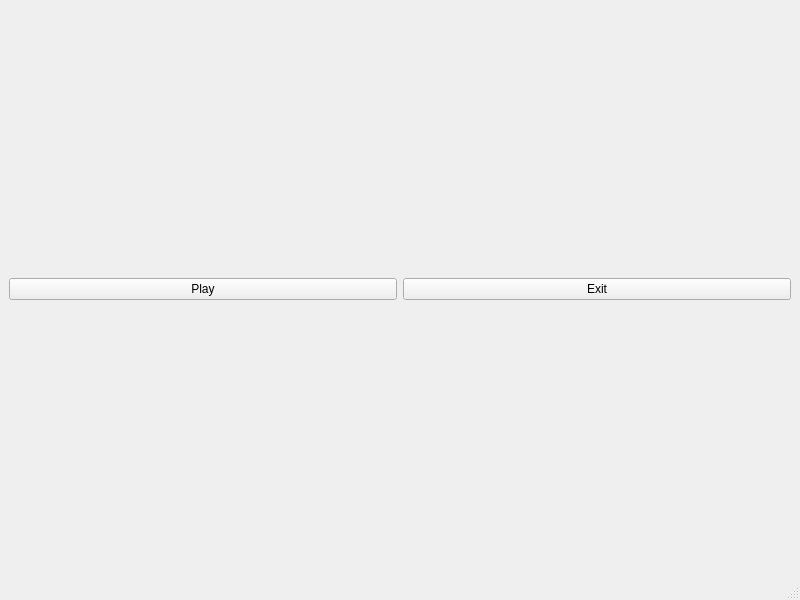
<?xml version="1.0" encoding="UTF-8"?>
<ui version="4.0">
 <class>Initial</class>
 <widget class="QMainWindow" name="Initial">
  <property name="geometry">
   <rect>
    <x>0</x>
    <y>0</y>
    <width>800</width>
    <height>600</height>
   </rect>
  </property>
  <property name="windowTitle">
   <string>MainWindow</string>
  </property>
  <widget class="QWidget" name="centralwidget">
   <layout class="QHBoxLayout" name="horizontalLayout">
    <item>
     <widget class="QPushButton" name="pushButton">
      <property name="text">
       <string>Play</string>
      </property>
     </widget>
    </item>
    <item>
     <widget class="QPushButton" name="pushButton_2">
      <property name="text">
       <string>Exit</string>
      </property>
     </widget>
    </item>
   </layout>
  </widget>
  <widget class="QMenuBar" name="menubar">
   <property name="geometry">
    <rect>
     <x>0</x>
     <y>0</y>
     <width>800</width>
     <height>26</height>
    </rect>
   </property>
  </widget>
  <widget class="QStatusBar" name="statusbar"/>
 </widget>
 <resources/>
 <connections>
  <connection>
   <sender>pushButton_2</sender>
   <signal>clicked()</signal>
   <receiver>Initial</receiver>
   <slot>close()</slot>
   <hints>
    <hint type="sourcelabel">
     <x>686</x>
     <y>298</y>
    </hint>
    <hint type="destinationlabel">
     <x>710</x>
     <y>198</y>
    </hint>
   </hints>
  </connection>
  <connection>
   <sender>pushButton</sender>
   <signal>clicked()</signal>
   <receiver>Initial</receiver>
   <slot>onButtonPlayClicked()</slot>
   <hints>
    <hint type="sourcelabel">
     <x>217</x>
     <y>290</y>
    </hint>
    <hint type="destinationlabel">
     <x>162</x>
     <y>180</y>
    </hint>
   </hints>
  </connection>
 </connections>
 <slots>
  <slot>onButtonPlayClicked()</slot>
 </slots>
</ui>
